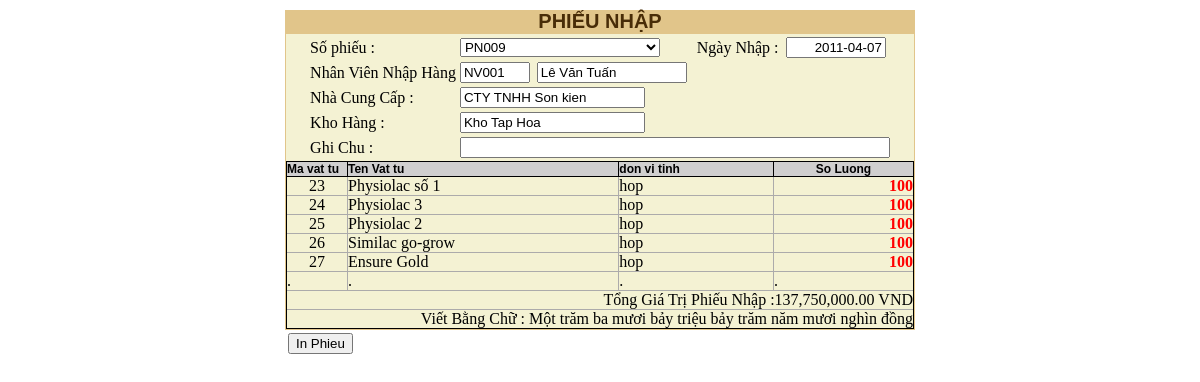
Screenshot of /xemphieunhap.php?ma_pn=PN009 (signed in) with the database file from the repository.
### tables this page shows
CREATE TABLE IF NOT EXISTS `phieu_nhap` (
  `ma_pn` varchar(20) NOT NULL,
  `ma_kho` varchar(10) NOT NULL,
  `ma_ncc` int(11) NOT NULL,
  `ma_nv` varchar(10) NOT NULL,
  `ngay_nhap` date NOT NULL,
  `tong_tien` double NOT NULL,
  `ghi_chu` text NOT NULL,
  PRIMARY KEY (`ma_pn`)
);

CREATE TABLE IF NOT EXISTS `nhanvien` (
  `ma_nv` varchar(10) NOT NULL,
  `ten_nv` varchar(50) NOT NULL,
  `ma_cv` varchar(10) NOT NULL,
  `tai_khoan` varchar(50) NOT NULL,
  `mat_khau` varchar(20) NOT NULL,
  `ngay_sinh` date NOT NULL,
  `gioi_tinh` text NOT NULL,
  `dia_chi` text NOT NULL,
  `so_dien_thoai` varchar(13) NOT NULL,
  `admin` varchar(11) NOT NULL DEFAULT '0',
  PRIMARY KEY (`ma_nv`)
);

CREATE TABLE IF NOT EXISTS `nha_cung_cap` (
  `ma_ncc` int(11) NOT NULL AUTO_INCREMENT,
  `ten_ncc` varchar(200) NOT NULL,
  `dia_chi_ncc` text NOT NULL,
  `sdt_ncc` varchar(13) NOT NULL,
  `email_ncc` varchar(200) NOT NULL,
  PRIMARY KEY (`ma_ncc`)
);

CREATE TABLE IF NOT EXISTS `kho_hang` (
  `ma_kho` varchar(10) NOT NULL,
  `ten_kho` varchar(100) NOT NULL,
  `dia_chi` varchar(100) NOT NULL,
  `sdt` varchar(13) NOT NULL,
  PRIMARY KEY (`ma_kho`)
);

CREATE TABLE IF NOT EXISTS `chi_tiet_phieu_nhap` (
  `ma_pn` varchar(10) NOT NULL,
  `ma_hang` int(11) NOT NULL,
  `so_luong` int(11) NOT NULL,
  `don_gia` int(11) NOT NULL,
  PRIMARY KEY (`ma_pn`,`ma_hang`)
);

CREATE TABLE IF NOT EXISTS `mat_hang` (
  `ma_hang` int(11) NOT NULL AUTO_INCREMENT,
  `ma_loai` int(11) NOT NULL,
  `ten_hang` text NOT NULL,
  `nhan_hieu` text NOT NULL,
  `han_su_dung` date NOT NULL,
  `quy_cach` text NOT NULL,
  `don_vi_tinh` text NOT NULL,
  `ma_kho` varchar(10) NOT NULL,
  `ma_ncc` int(11) NOT NULL,
  `ngay_nhap` date NOT NULL,
  `don_gia` double NOT NULL,
  `hinh_anh` text NOT NULL,
  PRIMARY KEY (`ma_hang`)
);

### doctien.php (called while the page is built, shortened)
<?php
$mangso = array('không','một','hai','ba','bốn','năm','sáu','bảy','tám','chín');
	function dochangchuc($so,$daydu){
		global $mangso;
		$chuoi = "";
		$chuc = floor($so/10);
		$donvi = $so%10;
		if ($chuc>1) {
			$chuoi = " " . $mangso[$chuc] . " mươi";
		} else if ($chuc==1) {
			$chuoi = " mười";
			if ($donvi==1) {
				$chuoi .= " một";
			}
		} else if ($daydu && $donvi>0) {
			$chuoi = " linh";
		}
		if ($donvi==5 && $chuc>1) {
			$chuoi .= " lăm";
		} else if ($donvi>1||($donvi==1&&chuc==0)) {
			$chuoi .= " " . $mangso[$donvi];
		}
		return $chuoi;
	}
	function docblock($so,$daydu){
		global $mangso;
		$chuoi = "";
		$tram = floor($so/100);
		$so = $so%100;
		if ($daydu || $tram>0) {
			$chuoi = " " . $mangso[$tram] . " trăm";
			$chuoi .= dochangchuc($so,true);
		} else {
			$chuoi = dochangchuc($so,false);
		}
		return $chuoi;
	}
	function dochangtrieu($so,$daydu){
		$chuoi = "";
		$trieu = floor($so/1000000);
		$so = $so%1000000;
		if ($trieu>0) {
			$chuoi = docblock($trieu,$daydu) . " triệu";
			$daydu = true;
		}
		$nghin = floor($so/1000);
		if ($nghin>0) {
			$chuoi .= docblock($nghin,$daydu) . " nghìn";
		}
		return $chuoi;
	}
	function docso($so){
		$chuoi = "";
		$hauto = "";
		do {
			$ty = $so%1000000000;
			$so = floor($so/1000000000);
			if ($so>0) {
				$chuoi = dochangtrieu($ty,true) . $hauto . $chuoi;
			} else {
				$chuoi = dochangtrieu($ty,false) . $hauto . $chuoi;
			}
			$hauto = " tỷ";
		} while ($so>0);
		return ucfirst(trim($chuoi));
	}
?>

### xemphieunhap.php (the view, shortened to what this page needs)
<?php
require("doctien.php");
?>
<?php
    $ma_pn=$_GET['ma_pn'];
?>
<html>
    <head>
        <link rel="stylesheet" type="text/css" href="style.css">
    </head>
    <body style="margin:0;padding:0;">
        <div style="text-align:center;">
            <div style="height:10px;"></div>
            <div style="text-align:center;width:630px;margin:0 auto;">
                <div style="text-align:center;background:#e1c58a;font-family:sans-serif;font-size:20px;font-weight:bold;color:#482c07;">PHIẾU NHẬP</div>
		<form action="print_document.php" method="POST" name="nhapkho" style="margin:0;padding:0;">
                    <div style="text-align:center;background:#f4f2d3;border:1px solid #e1c58a;width:628px;margin:0 auto;">
                        <table align="center" border=0>
                            <tr>
                                <td>Số phiếu :</td>
                                <td colspan=2>
                                <select name="so_phieu" style="width:200;" onchange="tim_phieu_nhap();">
                                <?php
                                    $str23="select * from phieu_nhap";
                                    $sql23=mysql_query($str23);
                                    while($row23=mysql_fetch_assoc($sql23))
                                    {
                                        if($row23['ma_pn']==$ma_pn)
                                        {
                                            echo"<option selected=true value='".$row23['ma_pn']."'>".$row23['ma_pn']."</option>";
                                        }
                                        else
                                        {
                                            echo"<option value='".$row23['ma_pn']."'>".$row23['ma_pn']."</option>";
                                        }
                                    }
                                ?>
                                </select>
                                </td>
                                <td>Ngày Nhập :</td>
                                <td><input type="text" name="ngay_nhap" value="<?php
                                    $str23="select * from phieu_nhap where ma_pn='$ma_pn'";
                                    $sql23=mysql_query($str23);
                                    while($row23=mysql_fetch_assoc($sql23))
                                    {
                                        echo $row23['ngay_nhap'];
                                    }
                                 ?>" style="text-align:right;width:100px;"></td>
                            </tr>
                            <tr>
                                <td>Nhân Viên Nhập Hàng</td>
                                        <?php
                                        if(!isset($ma_pn))
                                        {
                                            echo"<td><input type='text' name='ma_nv' style='width:70px;'></td><td><input type='text' name='ten_nv' style='width:150px;'></td>";
                                        }
                                        else
                                        {
                                            $str15="select * from nhanvien a, phieu_nhap b where b.ma_nv=a.ma_nv and b.ma_pn='$ma_pn'";
                                            $sql15=mysql_query($str15);
                                            while($row15=mysql_fetch_assoc($sql15))
                                            {
                                                echo "<td><input type='text' value='".$row15['ma_nv']."' style='width:70px;'></td><td><input type='text' value='".$row15['ten_nv']."' style='width:150px;'></td>";
                                            }
                                        }
                                        ?>
                                <td></td>
                                <td></td>
                            </tr>
                            <tr>
                                <td>Nhà Cung Cấp :</td>
                                    <?php
                                        if(!isset($ma_pn))
                                        {
                                            echo"<td colspan=2><input type='text' name='ma_ncc'></td>";
                                        }
                                        else
                                        {
                                        $str16="select * from nha_cung_cap a, phieu_nhap b where b.ma_ncc=a.ma_ncc and b.ma_pn='$ma_pn'";
                                        $sql16=mysql_query($str16);
                                        while($row16=mysql_fetch_assoc($sql16))
                                        {
                                            echo "<td colspan=2><input type='text' value='".$row16['ten_ncc']."'></td>";
                                        }
                                        }
                                    ?>
                                <td></td>
                                <td></td>
                            </tr>
                            <tr>
                                <td>Kho Hàng :</td>
                                    <?php
                                        if(!isset($ma_pn))
                                        {
                                            echo"<td colspan=2><input type='text' name='ma_kho'></td>";
                                        }
                                        else
                                        {
                                            $str17="select * from kho_hang a, phieu_nhap b where b.ma_kho=a.ma_kho and b.ma_pn='$ma_pn'";
                                            $sql17=mysql_query($str17);
                                            while($row17=mysql_fetch_assoc($sql17))
                                            {
                                                echo "<td colspan=2><input type='text' value='".$row17['ten_kho']."'></td>";
                                            }
                                        }
                                    ?>
                                <td></td>
                                <td></td>
                            </tr>
                            <tr><td>Ghi Chu :</td><td colspan=4><input type="text" name="ghi_chu" style="width:430px;"></td></tr>
                        </table>
                    <div  style="border: 1px solid #000000;">
                        <table width="100%" border=0 cellpadding=0 cellspacing=0>
                        <tr style="background:#d0cfcf;"><td class="border-td" style="width:60px;font-family:sans-serif;font-size:12px;font-weight:bold;border-right:1px solid #000000;border-bottom: 1px solid #000000;">Ma vat tu</td><td class="border-td" style="font-family:sans-serif;font-size:12px;font-weight:bold;border-right:1px solid #000000;border-bottom: 1px solid #000000;">Ten Vat tu</td><td class="border-td" style="font-family:sans-serif;font-size:12px;font-weight:bold;border-right:1px solid #000000;border-bottom: 1px solid #000000;">don vi tinh</td><td class="border-td" style="font-family:sans-serif;font-size:12px;font-weight:bold;text-align:center;border-bottom: 1px solid #000000;">So Luong</td></tr>
                        <?php
                            $str2="select a.ma_hang,b.ten_hang,a.so_luong,b.don_vi_tinh from chi_tiet_phieu_nhap a,mat_hang b where a.ma_hang = b.ma_hang and a.ma_pn ='$ma_pn' order by ma_hang asc";
                            $sql2=mysql_query($str2);
                            while($row2=mysql_fetch_assoc($sql2))
                            {
                                echo "<tr><td class='border-td-2' style='text-align:center;border-right:1px solid #acabab;border-bottom: 1px solid #acabab;'>".$row2['ma_hang']."</td><td class='border-td-2' style='border-right:1px solid #acabab;border-bottom: 1px solid #acabab;'>".$row2['ten_hang']."</td><td class='border-td-2' style='border-right:1px solid #acabab;border-bottom: 1px solid #acabab;'>".$row2['don_vi_tinh']."</td><td class='border-td-2' style='text-align:right;color:red;font-weight:bold;border-bottom: 1px solid #acabab;'>".$row2['so_luong']."</td></tr>";
                            }
                        ?>
                        <tr><td class="border-td-2" style="border-right:1px solid #acabab;">.</td><td class="border-td-2" style="border-right:1px solid #acabab;">.</td><td class="border-td-2" style="border-right:1px solid #acabab;">. </td><td class="border-td-2">.</td></tr>
                        <?php
                         $str26="select * from phieu_nhap where ma_pn='$ma_pn'";
                                        $sql26=mysql_query($str26);
                                        $row26=mysql_fetch_assoc($sql26);
                                        $tongtien = $row26['tong_tien'];
                        ?>
                        <tr><td align="right" style="border-top:1px solid #acabab;" colspan="4">Tổng Giá Trị Phiếu Nhập :<?php echo number_format($tongtien,2); ?> VND</td></tr>
                        <tr><td align="right" style="border-top:1px solid #acabab;" colspan="4">Viết Bằng Chữ : <?php echo docso($tongtien); ?> đồng</td></tr>
                        </table>
                    </div>
                    </div>
                    <div>
                        <table width="100%">
                            <tr><td><input type="submit" value="In Phieu" onclick="return check_print();"></td></tr>
                        </table>
                    </div>
		</form>
	    </div>
        </div>
    </body>
</html>

### rows the page displays
phieu_nhap: ngay_nhap "2011-04-07", tong_tien "137,750,000.00", tong_tien "Một trăm ba mươi bảy triệu bảy trăm năm mươi nghìn"
nhanvien: ma_nv "NV001", ten_nv "Lê Văn Tuấn"
nha_cung_cap: ten_ncc "CTY TNHH Son kien"
kho_hang: ten_kho "Kho Tap Hoa"
chi_tiet_phieu_nhap: ma_hang "23", mat_hang.ten_hang "Physiolac số 1", mat_hang.don_vi_tinh "hop", so_luong "100"
chi_tiet_phieu_nhap: ma_hang "24", mat_hang.ten_hang "Physiolac 3", mat_hang.don_vi_tinh "hop", so_luong "100"
chi_tiet_phieu_nhap: ma_hang "25", mat_hang.ten_hang "Physiolac 2", mat_hang.don_vi_tinh "hop", so_luong "100"
chi_tiet_phieu_nhap: ma_hang "26", mat_hang.ten_hang "Similac go-grow", mat_hang.don_vi_tinh "hop", so_luong "100"
chi_tiet_phieu_nhap: ma_hang "27", mat_hang.ten_hang "Ensure Gold", mat_hang.don_vi_tinh "hop", so_luong "100"

### other values shown
form field so_phieu "PN009"
